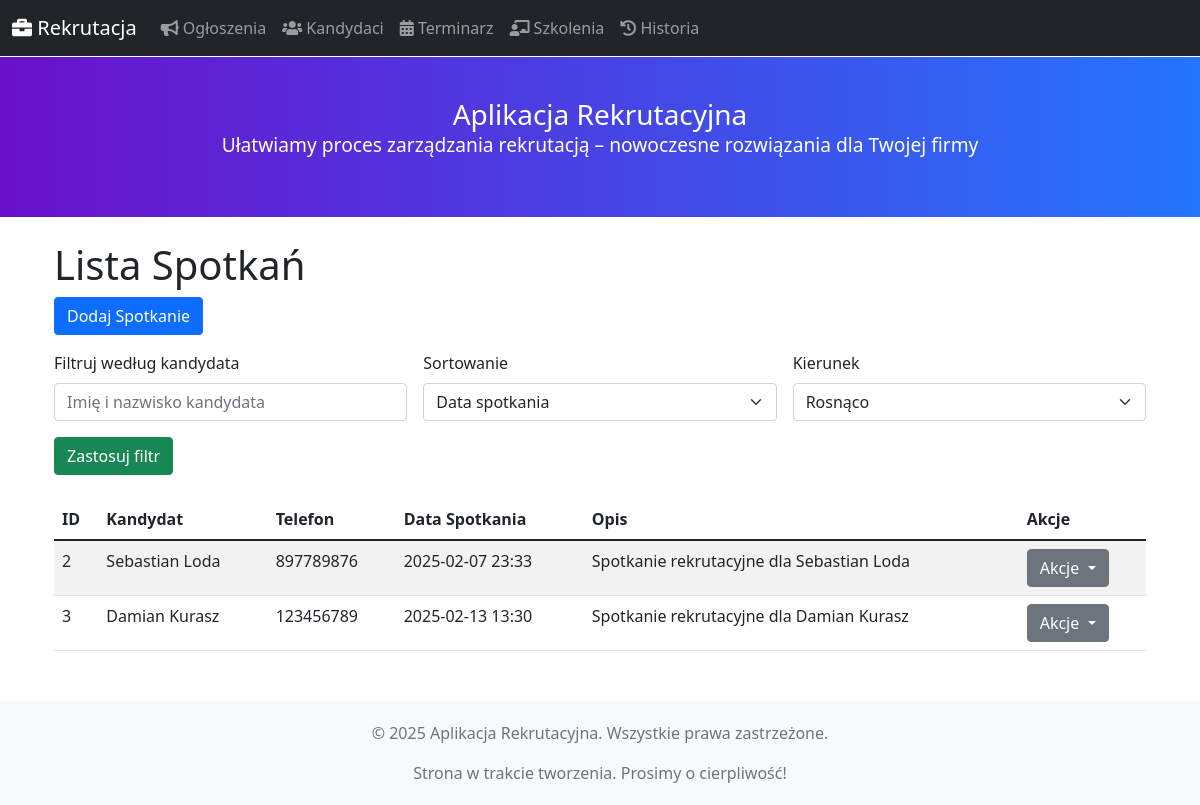
The page /terminarz/ on the database as committed earlier.
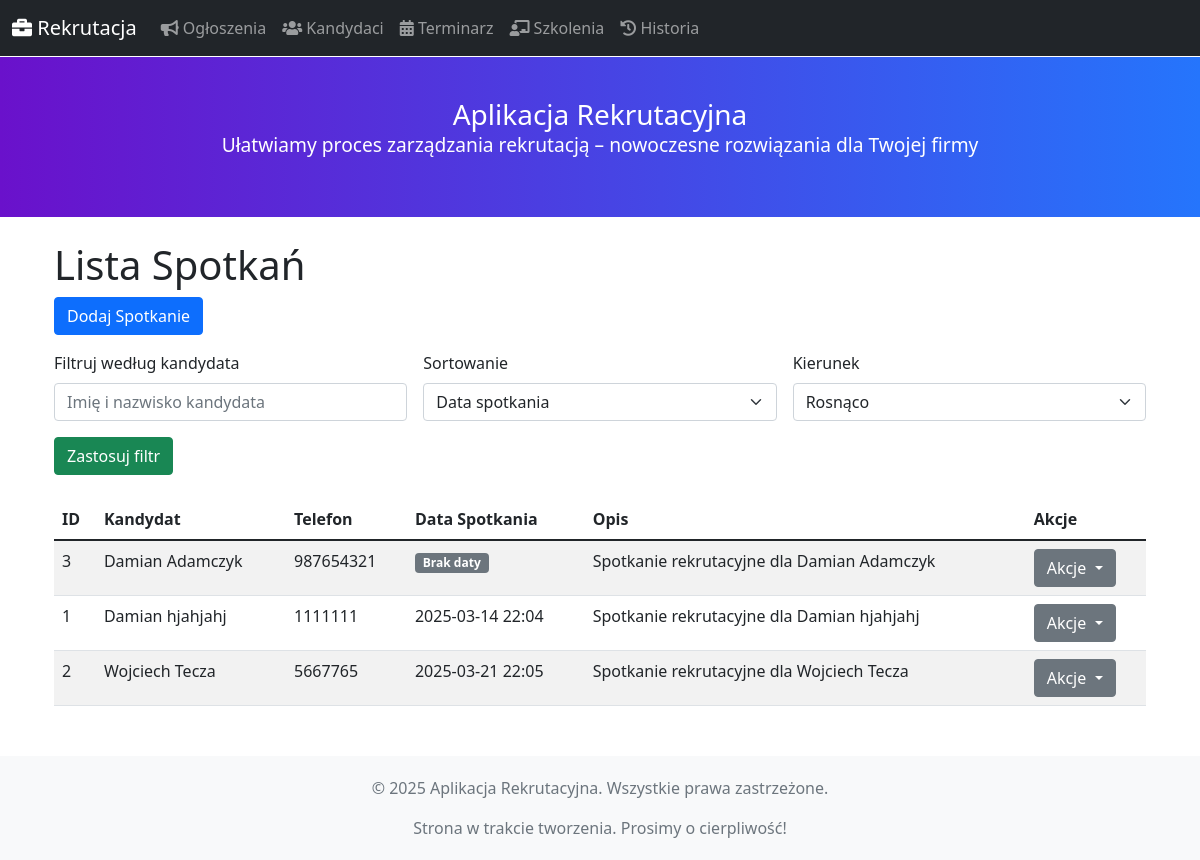
The same page on the database as committed later.
### blueprints/models.py (models this page shows)
class Spotkanie(db.Model):
    id = db.Column(db.Integer, primary_key=True)
    kandydat_id = db.Column(db.Integer, db.ForeignKey('kandydaci.id'), nullable=False)
    telefon = db.Column(db.String(20), nullable=False)  # 🔴 Nowe pole - numer telefonu
    data = db.Column(db.DateTime, nullable=True)
    opis = db.Column(db.Text)
    kandydat = db.relationship('Kandydat', backref='spotkania')

class Kandydat(db.Model):
    __tablename__ = 'kandydaci'
    id = db.Column(db.Integer, primary_key=True)
    imie = db.Column(db.String(100), nullable=False)
    nazwisko = db.Column(db.String(100), nullable=False)
    email = db.Column(db.String(120), unique=True, nullable=False)
    telefon = db.Column(db.String(20), nullable=False)
    status = db.Column(db.String(50), nullable=False)
    data_kontaktu = db.Column(db.Date, nullable=True)
    historia = db.relationship('Historia', back_populates='kandydat', cascade="all, delete-orphan")
    uczestnictwa = db.relationship("Uczestnictwo", back_populates="kandydat")

### blueprints/terminarz.py (the view)
@terminarz_bp.route("/")
def lista_spotkan() -> str:
    sortowanie: str = request.args.get("sortowanie", "data")
    kierunek: str = request.args.get("kierunek", "asc")
    spotkania: List[Spotkanie] = Spotkanie.query.order_by(
        Spotkanie.data.asc() if kierunek == "asc" else Spotkanie.data.desc()
    ).all()
    kandydat_filter: str = request.args.get("kandydat", "").strip()
    if kandydat_filter:
        spotkania = [
            s for s in spotkania
            if kandydat_filter.lower() in f"{s.kandydat.imie} {s.kandydat.nazwisko}".lower()
        ]
    return render_template(
        "terminarz/terminarz_lista.html",
        spotkania=spotkania,
        sortowanie=sortowanie,
        kierunek=kierunek,
        kandydat_filter=kandydat_filter,
    )

### app.py (called while the page is built)
@app.context_processor
def inject_now():
    return {'now': datetime.utcnow}

### templates/terminarz/terminarz_lista.html (shortened to what this page needs)
{% extends "base.html" %}
{% block content %}
<div class="container mt-4">
    <h1>Lista Spotkań</h1>
    <a href="{{ url_for('terminarz_bp.dodaj_spotkanie') }}" class="btn btn-primary mb-3">Dodaj Spotkanie</a>
    <form method="GET" action="{{ url_for('terminarz_bp.lista_spotkan') }}" class="row g-3 mb-4">
        <div class="col-md-4">
            <label for="kandydat_filter" class="form-label">Filtruj według kandydata</label>
            <input type="text" name="kandydat" id="kandydat_filter" class="form-control" value="{{ kandydat_filter }}" placeholder="Imię i nazwisko kandydata">
        </div>
        <div class="col-md-4">
            <label for="sortowanie" class="form-label">Sortowanie</label>
            <select name="sortowanie" id="sortowanie" class="form-select">
                <option value="data" {% if sortowanie == "data" %}selected{% endif %}>Data spotkania</option>
            </select>
        </div>
        <div class="col-md-4">
            <label for="kierunek" class="form-label">Kierunek</label>
            <select name="kierunek" id="kierunek" class="form-select">
                <option value="asc" {% if kierunek == "asc" %}selected{% endif %}>Rosnąco</option>
            </select>
        </div>
        <div class="col-12">
            <button type="submit" class="btn btn-success">Zastosuj filtr</button>
        </div>
    </form>
    <table class="table table-striped">
        <thead>
            <tr>
                <th>ID</th>
                <th>Kandydat</th>
                <th>Telefon</th>
                <th>Data Spotkania</th>
                <th>Opis</th>
                <th>Akcje</th>
            </tr>
        </thead>
        <tbody>
            {% for spotkanie in spotkania %}
            <tr>
                <td>{{ spotkanie.id }}</td>
                <td>{{ spotkanie.kandydat.imie }} {{ spotkanie.kandydat.nazwisko }}</td>
                <td>{{ spotkanie.telefon }}</td>
                <td>
                    {% if spotkanie.data %}
                        {{ spotkanie.data.strftime('%Y-%m-%d %H:%M') }}
                    {% else %}
                        <span class="badge bg-secondary">Brak daty</span>
                    {% endif %}
                </td>
                <td>{{ spotkanie.opis }}</td>
                <td>
                    <div class="btn-group">
                        <button type="button" class="btn btn-secondary dropdown-toggle" data-bs-toggle="dropdown" aria-expanded="false">
                            Akcje
                        </button>
                    </div>
                </td>
            </tr>
            {% endfor %}
        </tbody>
    </table>
</div>
{% endblock %}

### templates/base.html (shortened to what this page needs)
<!DOCTYPE html>
<html lang="pl">
<head>
    <link rel="stylesheet" href="https://cdn.jsdelivr.net/npm/bootstrap@5.1.3/dist/css/bootstrap.min.css">
    <link rel="stylesheet" href="https://cdnjs.cloudflare.com/ajax/libs/font-awesome/5.15.4/css/all.min.css">
</head>
<body>
    <nav class="navbar navbar-expand-lg navbar-dark bg-dark fixed-top">
        <div class="container-fluid">
            <a class="navbar-brand" href="/"><i class="fas fa-briefcase"></i> Rekrutacja</a>
            <div class="collapse navbar-collapse" id="navbarNav">
                <ul class="navbar-nav me-auto mb-2 mb-lg-0">
                    <li class="nav-item"><a class="nav-link" href="/ogloszenia"><i class="fas fa-bullhorn"></i> Ogłoszenia</a></li>
                    <li class="nav-item"><a class="nav-link" href="/kandydaci/lista_kandydatow"><i class="fas fa-users"></i> Kandydaci</a></li>
                    <li class="nav-item"><a class="nav-link" href="/terminarz"><i class="fas fa-calendar-alt"></i> Terminarz</a></li>
                    <li class="nav-item"><a class="nav-link" href="/szkolenia"><i class="fas fa-chalkboard-teacher"></i> Szkolenia</a></li>
                    <li class="nav-item"><a class="nav-link" href="/historia"><i class="fas fa-history"></i> Historia</a></li>
                </ul>
            </div>
        </div>
    </nav>
    <header class="hero-section" style="height: 70px; display: flex; align-items: center; justify-content: center;">
        <div class="container text-center">
            <h3 class="m-0">Aplikacja Rekrutacyjna</h3>
            <p>Ułatwiamy proces zarządzania rekrutacją – nowoczesne rozwiązania dla Twojej firmy</p>
        </div>
    </header>
    <div class="container mt-4">
        {% block content %}{% endblock %}
    </div>
    <footer>
        <div class="container">
            <p>&copy; {{ now().year }} Aplikacja Rekrutacyjna. Wszystkie prawa zastrzeżone.</p>
            <p class="mb-0">Strona w trakcie tworzenia. Prosimy o cierpliwość!</p>
        </div>
    </footer>
</body>
</html>

### templates/base.html (style rules this page uses)
.navbar { position: fixed; width: 100%; top: 0; left: 0; z-index: 1030; }
body { padding-top: 1px; }
.hero-section { background: linear-gradient(to right, #6a11cb, #2575fc); color: white; padding: 80px 0; text-align: center; margin-top: 56px; }
.hero-section p { font-size: 1.2rem; }
footer { background: #f8f9fa; text-align: center; padding: 20px 0; margin-top: 50px; color: #6c757d; }

Rows that differ between the two databases and show on the page:
changed Spotkanie id 3: kandydat.nazwisko "Kurasz" → "Adamczyk"; telefon "123456789" → "987654321"; opis "Spotkanie rekrutacyjne dla Damian Kurasz" → "Spotkanie rekrutacyjne dla Damian Adamczyk"; data "2025-02-13 13:30" → (not shown); now shows "Brak daty"; moves up the list
added Spotkanie: id "1", kandydat.imie "Damian", kandydat.nazwisko "hjahjahj", telefon "1111111", data "2025-03-14 22:04", opis "Spotkanie rekrutacyjne dla Damian hjahjahj"
changed Spotkanie id 2: kandydat.imie "Sebastian" → "Wojciech"; kandydat.nazwisko "Loda" → "Tecza"; telefon "897789876" → "5667765"; data "2025-02-07 23:33" → "2025-03-21 22:05"; opis "Spotkanie rekrutacyjne dla Sebastian Loda" → "Spotkanie rekrutacyjne dla Wojciech Tecza"
